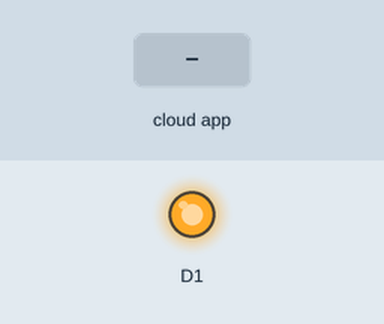
Simulated run of this sketch. Board: ESP8266 (NodeMCU). Parts: output pins drawn as LEDs (lit = HIGH). The inputs (shaded band) are chosen by the test bench. WiFi joins after 1.5 s; servers stay silent unless stated; the Firebase database answers and starts empty; what the sketch prints to the serial monitor is not drawn.

Above: at 1.6 s.
At 4.7 s:
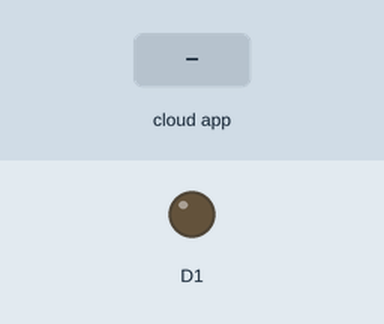
4.8 s: the phone or cloud app sets device1 to 1
Timing chart, 0 to 7.8 s (numbered marks = the images above; inputs shaded):
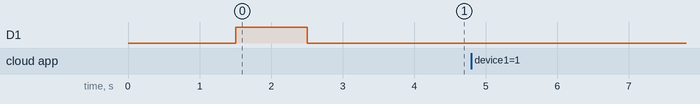

Measured:
- after the input at 4.8 s, every drawn part: stays the same

The sketch:

node_code.ino
```cpp
#if defined(ESP32)
#include <WiFi.h>
#include <FirebaseESP32.h>
#elif defined(ESP8266)
#include <ESP8266WiFi.h>
#include <FirebaseESP8266.h>
#endif
#include <addons/RTDBHelper.h>

#define WIFI_SSID "Redmi 9A"
#define WIFI_PASSWORD "123456780"
#define DATABASE_URL "fir-a46ee-default-rtdb.firebaseio.com"
FirebaseData fbdo;
FirebaseAuth auth;
FirebaseConfig config;
unsigned long dataMillis = 0;
String prev_data1 = "0";
String prev_data2 = "0";
String prev_data3 = "0";
String d1;
String d2;
String d3;
String out;
void setup() {
  Serial.begin(4800);
  pinMode(D1, OUTPUT);
  WiFi.begin(WIFI_SSID, WIFI_PASSWORD);
  Serial.print("Connecting to Wi-Fi");
  while (WiFi.status() != WL_CONNECTED)
  {
    Serial.print(".");
    delay(300);
  }
  Serial.println();
  Serial.print("Connected with IP: ");
  Serial.println(WiFi.localIP());
  Serial.println();
  digitalWrite(D1, HIGH);
  delay(1000);
  digitalWrite(D1, LOW);
  delay(1000);
  config.database_url = DATABASE_URL;
  config.signer.test_mode = true;
  Firebase.reconnectWiFi(true);
  Firebase.begin(&config, &auth);

}

void loop() {
  //  Firebase.getInt(fbdo, F("/test/int")) ? String(fbdo.to<int>()).c_str()
  if (Firebase.getInt(fbdo, F("/devices/device1"))) {
    d1 = String(fbdo.to<int>()).c_str() ;
  }
  delay(100);
  if (Firebase.getInt(fbdo, F("/devices/device2"))) {
    d2 = String(fbdo.to<int>()).c_str() ;
  }
  delay(100);
  if (Firebase.getInt(fbdo, F("/devices/device3"))) {

    d3 = String(fbdo.to<int>()).c_str() ;
  }
  else {
    Serial.println( fbdo.errorReason().c_str());
  }

  delay(1000);
  if (prev_data1 != d1 or  prev_data2 != d2 or  prev_data3 != d3) {
    out = "*a" + d1 + "b" + d2 + "c" + d3 + "*";
    //Serial.println(out.length());
    if (out.length() >= 8) {
      Serial.println(out);
    }
    prev_data1 = d1;
    prev_data2 = d2;
    prev_data3 = d3;
    delay(10);
  }


  if (Serial.available() > 0) {

    String data = Serial.readStringUntil('\n');
    data.replace("\n", "");
    data.trim();
    int startIndx = data.indexOf('v');
    if (startIndx == 0) {
      if ( !Firebase.setString(fbdo, "/sensorData/sensor", data)) {
        Serial.println( fbdo.errorReason().c_str());
      }
    }
    else if (data.length() > 4) {

      if (!Firebase.setString(fbdo, "/info/device", data)) {
        Serial.println( fbdo.errorReason().c_str());
      }
    }
    delay(10);
  }

}
```
